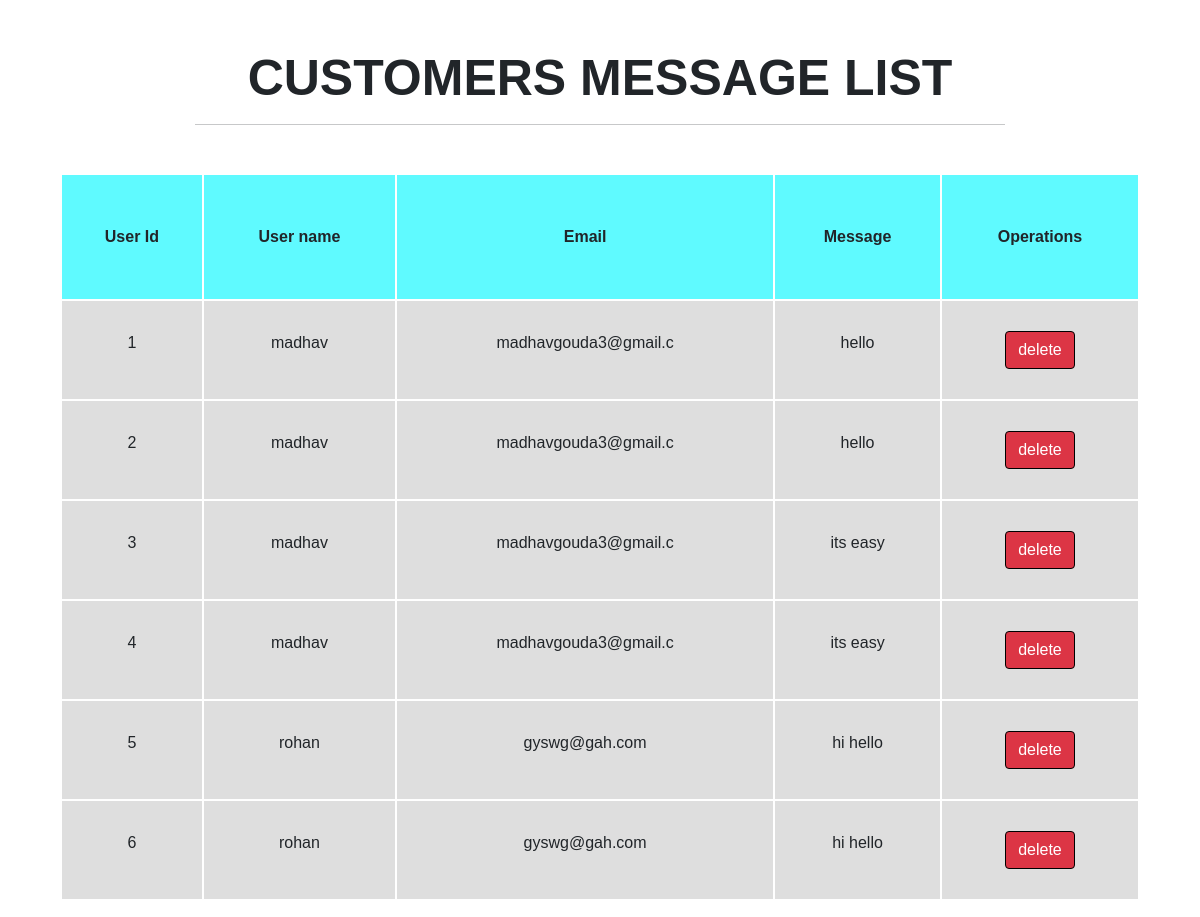
Page /admin/custer_message.php on the committed database.
### tables this page shows
CREATE TABLE `contact` (
  `u_id` int(11) NOT NULL,
  `name` varchar(20) NOT NULL,
  `email` varchar(20) NOT NULL,
  `message` varchar(50) NOT NULL
);

### admin/custer_message.php (the view, shortened to what this page needs)
<?php
include("../connect.php");
?>
<!DOCTYPE html>
<html lang="en">
<head>
    <link href="https://cdn.jsdelivr.net/npm/bootstrap@5.0.2/dist/css/bootstrap.min.css" rel="stylesheet"
>
</head>
<body>
<?php
$select_query = "SELECT * FROM `contact`";
$result_query = mysqli_query($conn,$select_query);
$num_rows = mysqli_num_rows($result_query);
if($num_rows != 0)
{
    ?>
    <section class="section">
        <div class="container-fluid">
            <div class="heading">
            <h1 class="text-center m-5">CUSTOMERS MESSAGE LIST<hr class="w-75 mx-auto"></h1>
            </div>
            <div class="content">
             <div class="sub-content mx-5">
                <table class="table text-center ">
                    <thead>
                    <tr>
                        <th>User Id</th>
                        <th>User name</th>
                        <th>Email</th>
                        <th>Message</th>
                        <th>Operations</th>
                    </tr>
                    </thead>
                    <tbody >
                        <?php
                            while($row = mysqli_fetch_assoc($result_query)){
                                $user_id_ = $row['u_id'];
                                $user_name = $row['name'];
                                $email_ = $row['email'];
                                $message = $row['message'];
                                echo "<tr>
                                <td>".$user_id_."</td>
                                <td>".$user_name."</td>
                                <td>".$email_."</td>
                                <td>".$message."</td>
                                <td><a href='delete2.php?user_id_=$user_id_' class='text-decoration-none'><button type='button' class='btn btn-danger ' style='border: 0.1px solid black;
                                box-shadow: none;'>delete</button></a></td>
                                </tr>";
                            }
                             ?>
                            </tbody>
<?php
}
else
{
    echo "No data found";
}
                    ?>
                </table>
             </div>
            </div>
        </div>
    </section>
</body>
</html>

### admin/custer_message.php (style rules this page uses)
* { margin: 0; padding: 0; box-sizing: border-box; font-family: 'Poppins', sans-serif; }
.content table, td, th { border: 2px solid white; border-collapse: collapse; padding: 20px 10px; }
.content th { padding: 50px 10px; background-color: rgb(95, 250, 255); }
.content td { padding: 30px 12px; background-color: rgb(222, 222, 222); }
.section h1 { font-weight: 600; font-size: 50px; }

### rows in the picture
contact: u_id "1", name "madhav", email "madhavgouda3@gmail.c", message "hello"
contact: u_id "2", name "madhav", email "madhavgouda3@gmail.c", message "hello"
contact: u_id "3", name "madhav", email "madhavgouda3@gmail.c", message "its easy"
contact: u_id "4", name "madhav", email "madhavgouda3@gmail.c", message "its easy"
contact: u_id "5", name "rohan", email "gyswg@gah.com", message "hi hello"
contact: u_id "6", name "rohan", email "gyswg@gah.com", message "hi hello"
